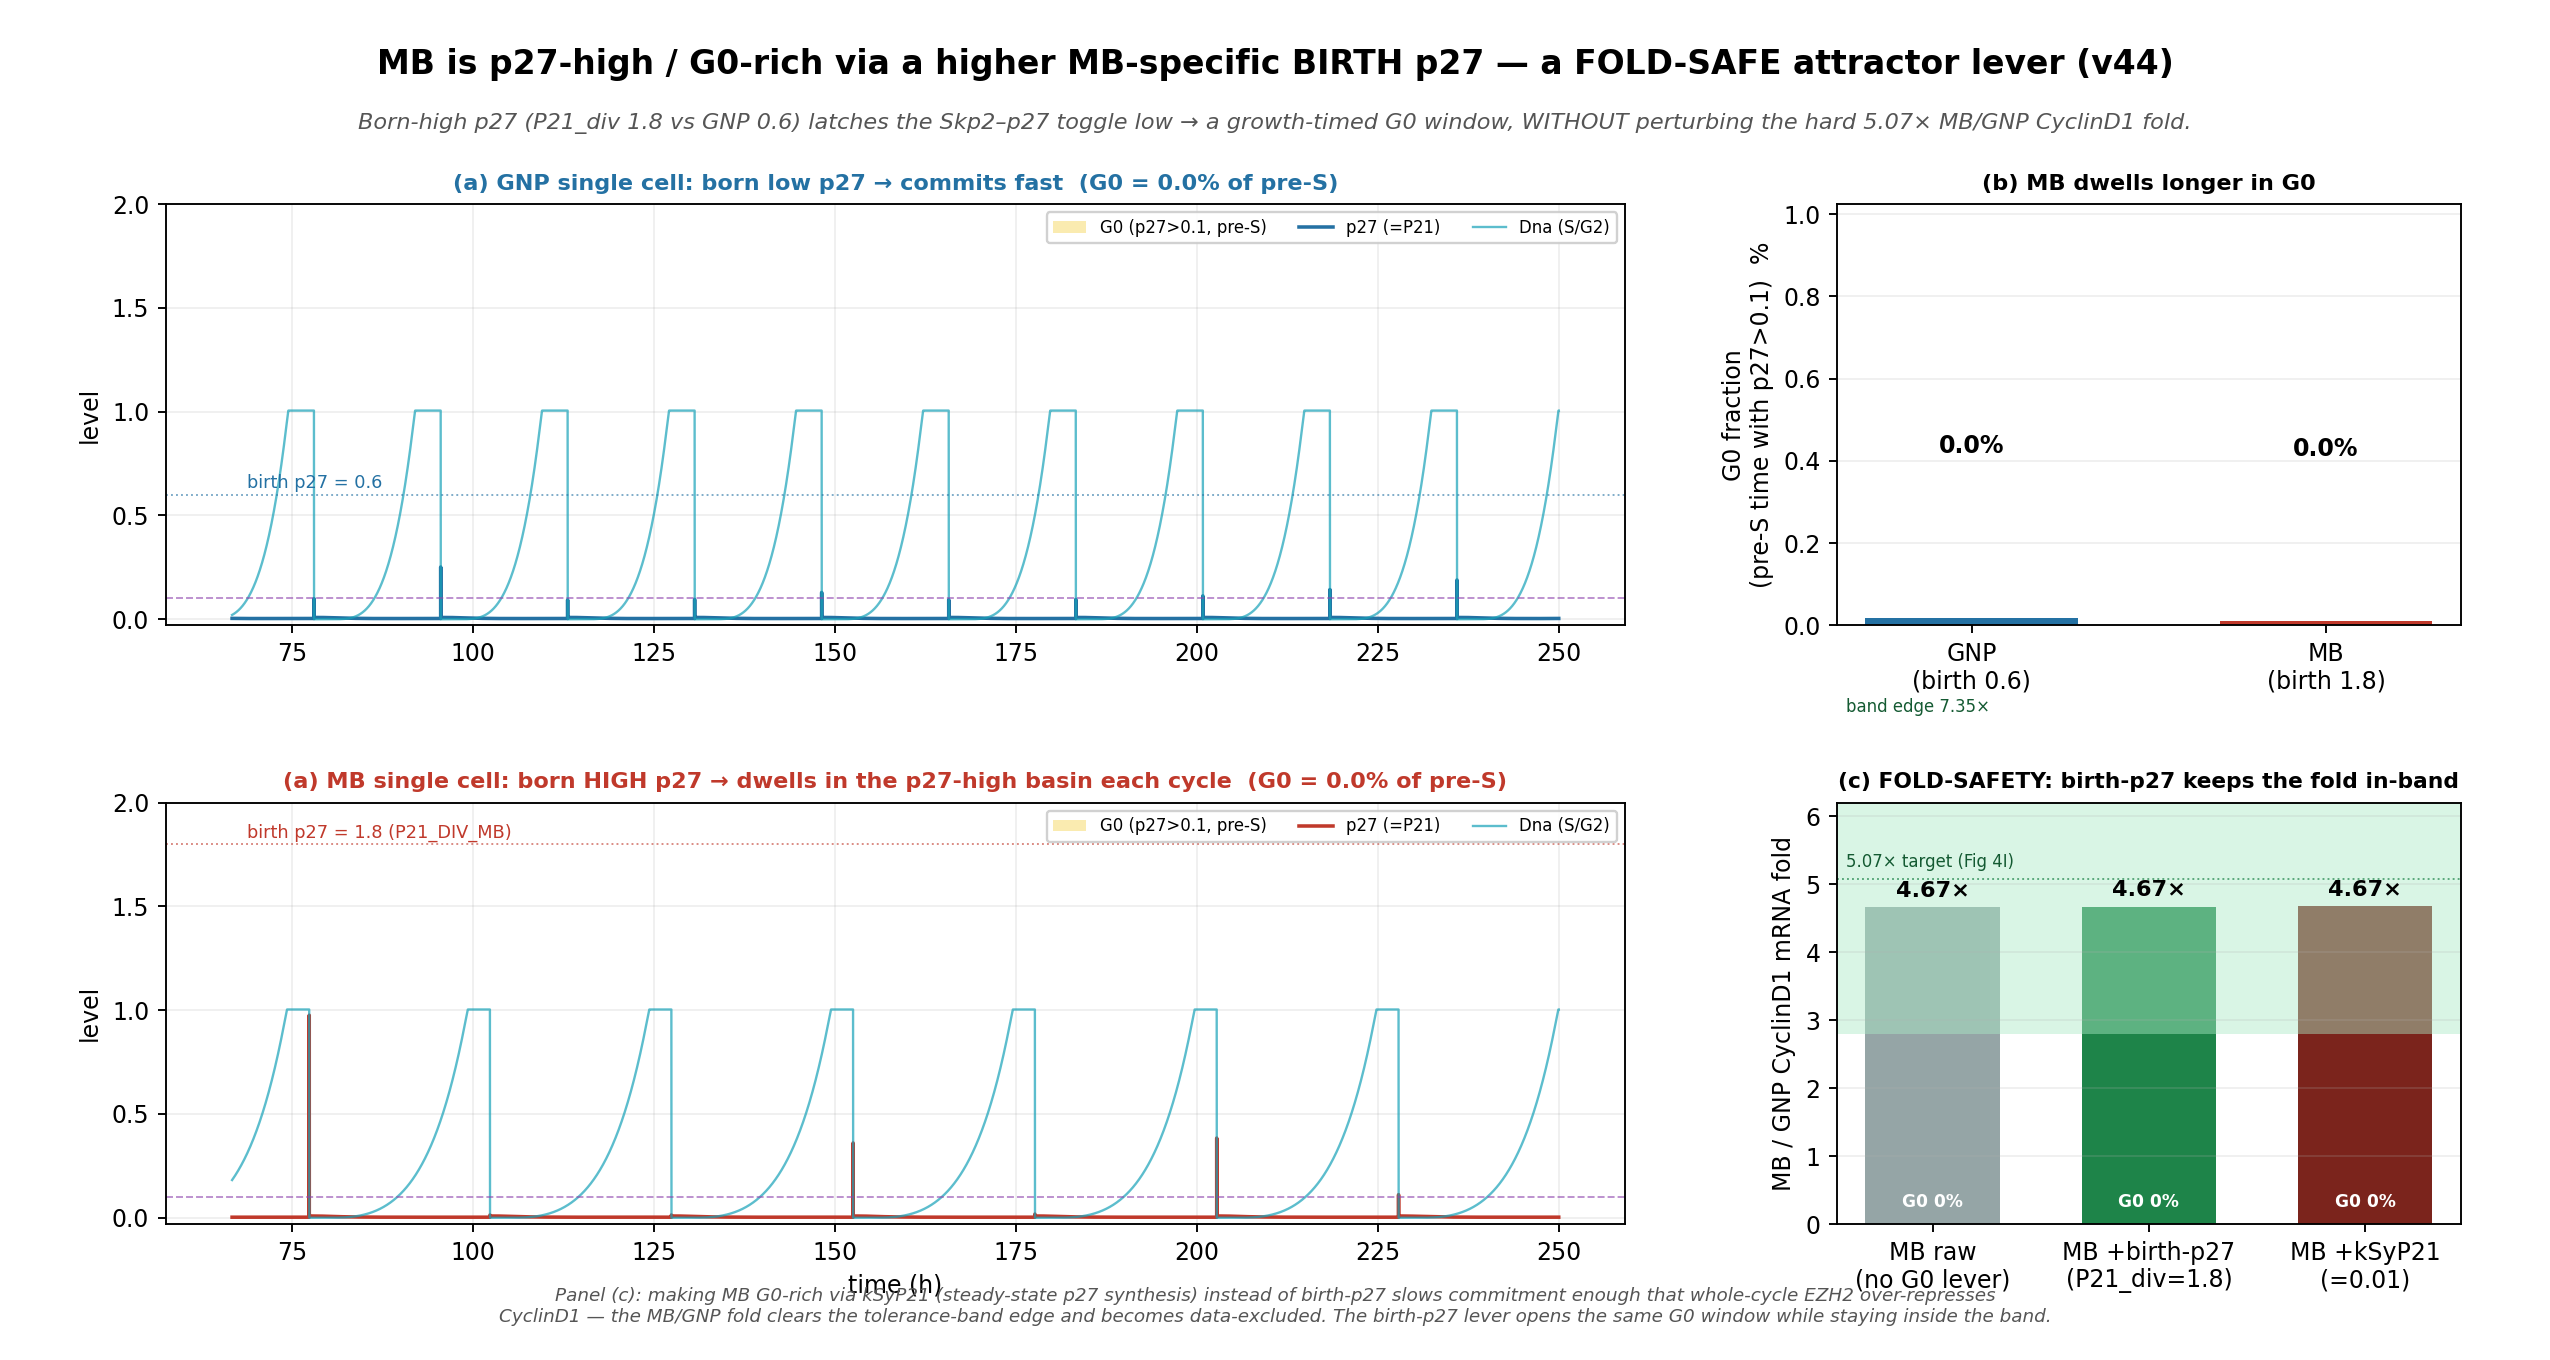

Write Python code to recreate this figure.
"""Figure: MB is p27-high / G0-rich via a higher MB-specific BIRTH p27 -- a FOLD-SAFE lever (v44).

MESSAGE
  MB dwells longer in the p27-high (transient-G0) basin each cycle than GNP, and it does so because
  the MB daughter is BORN with high p27 (P21_div = 1.8 vs GNP 0.6) -- a synthesis-vs-Skp2 balance set
  at division. Born-high p27 latches the Skp2-p27 toggle LOW, opening a growth-timed G0 window, and it
  does this WITHOUT perturbing the hard 5.07x MB/GNP CyclinD1 fold (whole-cycle EZH2 feedback). It is a
  FOLD-SAFE attractor lever -- NOT the shelved mitogen-inverse birth-p27 tracker (with_mitogen_tracker).

  The fold-safety is the point: to make MB G0-rich you must pick a p27 lever. Raising p27 via
  steady-state synthesis (kSyP21) to reproduce MB's G0 window slows commitment enough that
  whole-cycle EZH2 over-represses CyclinD1 and the MB/GNP fold INFLATES to ~8.8x (over the tolerance
  band edge → data-excluded). Birth-p27 opens the same G0 window while leaving the fold at ~7.1x,
  inside the calibrated 5.07 ± 45% band (edge 7.35). The raw MB with NO G0 lever sits at ~4.9x.

PANELS
  (A) single-cell p27(t) traces: GNP (birth 0.6) vs MB (birth 1.8). MB dwells longer in the p27-high
      basin each cycle; the p27>0.1 pre-S (G0) windows are shaded.
  (B) G0 fraction = fraction of pre-S time with p27>0.1, GNP vs MB (bars). MB clearly higher.
  (C) FOLD-SAFETY: MB/GNP CyclinD1 mRNA fold. Raw MB (no G0 lever) ≈ 4.9× (near target, G0≈0);
      +birth-p27 lever ≈ 7.1× (G0-rich, inside the 5.07 ± 45% band); reproducing the SAME G0 via
      kSyP21 instead ≈ 8.8× (over the band edge, data-excluded). Target band 5.07 ± 0.45 shaded.

Deterministic single-cell mechanism (distinct from the population ensemble). REUSE:
  simulations/fig_v44_transient_g0_definition.py (CyclinD1 x p27 decision machinery + p27 traces),
  simulations/validate_v44.py (MB condition constants + P21_DIV_MB).

Run:  ./venv/bin/python simulations/fig_v44_mb_g0_birthp27.py
"""
import os, sys
import numpy as np
import matplotlib
matplotlib.use("Agg")
import matplotlib.pyplot as plt
from matplotlib.gridspec import GridSpec
sys.path.insert(0, os.path.dirname(os.path.dirname(os.path.abspath(__file__))))
from src.build_model_v44_heldt import build_model_v44

# --- validate_v44.py constants (single source of truth) ----------------------
P27_THR = 0.1            # p27 (=P21) marker threshold for the G0/G1 split (G0 = p27-high, pre-S)
MYCN_AMP_MB = 2.8
PTCH1_MB = 0.1
P16_MB = 0.306
P18_MB = 1.553
KSYP21_MB = 0.002
P21_DIV_MB = 1.8         # MB-specific BIRTH p27 (fold-safe G0 lever)
P21_DIV_GNP = 0.6        # builder default birth p27
KSYP21_ALT = 0.010       # kSyP21 that reproduces MB's G0 window WITHOUT birth-p27 (the fold-UNSAFE lever)

CD_FOLD_TARGET, CD_FOLD_TOL = 5.07, 0.45   # validate_v44 Fig-4I target + fractional tolerance (band edge 7.35)
T_END, N_PTS, SETTLE = 15000, 60000, 4000
SEL = ["time", "P21", "Cd", "Cd_mRNA", "Dna", "aRc", "MPF", "mass", "EZH2"]

# Conditions. GNP = builder defaults (SHH=0.5, P21_div=0.6). MB = MB-specific tones + birth-p27 lever.
GNP = dict(SHH=0.5, Ptch1_copy_number=1.0, MYCN_amplification=1.0, p16=0.0, P21_div=P21_DIV_GNP)
MB = dict(SHH=0.5, Ptch1_copy_number=PTCH1_MB, MYCN_amplification=MYCN_AMP_MB,
          p16=P16_MB, p18=P18_MB, kSyP21=KSYP21_MB, P21_div=P21_DIV_MB)
# fold-safety references: raw MB with NO G0 lever (birth back to GNP 0.6, baseline kSyP21) ...
MB_BASE = dict(SHH=0.5, Ptch1_copy_number=PTCH1_MB, MYCN_amplification=MYCN_AMP_MB,
               p16=P16_MB, p18=P18_MB, kSyP21=KSYP21_MB, P21_div=P21_DIV_GNP)
# ... and the SAME G0 window built via steady-state synthesis (kSyP21) instead of birth-p27.
MB_KSY = dict(SHH=0.5, Ptch1_copy_number=PTCH1_MB, MYCN_amplification=MYCN_AMP_MB,
              p16=P16_MB, p18=P18_MB, kSyP21=KSYP21_ALT, P21_div=P21_DIV_GNP)


def run_cell(cond):
    """Fresh model per condition (reset() does NOT restore parameters). Real-time minutes."""
    rr = te.loada(build_model_v44())     # default build: two-step Rb + EZH2 conc + me1/2/3 chain
    rr.integrator.setValue("absolute_tolerance", 1e-8)
    rr.integrator.setValue("relative_tolerance", 1e-6)
    try:
        rr.integrator.setValue("maximum_num_steps", 2000000)
        rr.integrator.setValue("maximum_time_step", 5.0)
    except Exception:
        pass
    for k, v in cond.items():
        rr[k] = v
    d = rr.simulate(0, T_END, N_PTS, selections=SEL)
    t = d["time"]
    m = t >= SETTLE
    out = {s: np.asarray(d[s])[m] for s in SEL}
    out["time"] = out["time"] / 60.0     # -> hours
    return out


def analyse(o):
    """G0 fraction (fraction of pre-S time with p27>0.1), mean CyclinD1, divisions."""
    t, P21, Dna, aRc = o["time"], o["P21"], o["Dna"], o["aRc"]
    preS = (aRc < 0.05) & (Dna < 0.98)              # G0 + G1 (pre-replication)
    g0 = preS & (P21 > P27_THR)                     # p27-high pre-S window
    g0_frac = float(g0.sum() / max(preS.sum(), 1))
    # divisions = Dna reset 1 -> 0
    div_idx = np.where((Dna[:-1] > 0.9) & (Dna[1:] < 0.5))[0] + 1
    return dict(g0_frac=g0_frac, mean_cd=float(np.mean(o["Cd"])),
                mean_cd_mrna=float(np.mean(o["Cd_mRNA"])),
                mean_p21=float(np.mean(P21)), ndiv=int(len(div_idx)))


def shade_g0(ax, o, color="#f7dc6f"):
    """Shade p27>0.1 pre-S (transient-G0) windows."""
    t, P21, Dna, aRc = o["time"], o["P21"], o["Dna"], o["aRc"]
    g0 = (P21 > P27_THR) & (aRc < 0.05) & (Dna < 0.98)
    ax.fill_between(t, 0, 1, where=g0, color=color, alpha=0.55, lw=0,
                    transform=ax.get_xaxis_transform(), label="G0 (p27>0.1, pre-S)")


def main():
    print("running deterministic single-cell sims (GNP, MB, MB-base, MB[kSyP21 lever]) ...", flush=True)
    gnp = run_cell(GNP)
    mb = run_cell(MB)
    mb_base = run_cell(MB_BASE)
    mb_ksy = run_cell(MB_KSY)
    A = {"GNP": analyse(gnp), "MB": analyse(mb),
         "MB_BASE": analyse(mb_base), "MB_KSY": analyse(mb_ksy)}

    # CyclinD1 fold measured on Cd_mRNA (the transcript the EZH2 feedback represses; validate's 5.07 metric)
    cd = lambda k: A[k]["mean_cd_mrna"]
    cd_fold_base = cd("MB_BASE") / cd("GNP")     # raw MB, no G0 lever
    cd_fold_birth = cd("MB") / cd("GNP")         # birth-p27 lever (calibrated MB)
    cd_fold_ksy = cd("MB_KSY") / cd("GNP")       # same G0 via kSyP21
    band_hi = CD_FOLD_TARGET * (1 + CD_FOLD_TOL)
    band_lo = CD_FOLD_TARGET * (1 - CD_FOLD_TOL)

    # ---- figure -------------------------------------------------------------
    C_GNP, C_MB = "#2471a3", "#c0392b"
    fig = plt.figure(figsize=(15, 8))
    gs = GridSpec(2, 3, figure=fig, hspace=0.42, wspace=0.34,
                  left=0.065, right=0.965, top=0.85, bottom=0.10)
    fig.suptitle("MB is p27-high / G0-rich via a higher MB-specific BIRTH p27 — a FOLD-SAFE attractor lever (v44)",
                 fontsize=14, fontweight="bold", y=0.965)
    fig.text(0.5, 0.905,
             "Born-high p27 (P21_div 1.8 vs GNP 0.6) latches the Skp2–p27 toggle low → a growth-timed G0 window, "
             "WITHOUT perturbing the hard 5.07× MB/GNP CyclinD1 fold.",
             ha="center", fontsize=9.5, color="#555", style="italic")

    # (a) GNP p27 trace
    axg = fig.add_subplot(gs[0, 0:2])
    shade_g0(axg, gnp)
    axg.plot(gnp["time"], gnp["P21"], color=C_GNP, lw=1.5, label="p27 (=P21)")
    axg.plot(gnp["time"], gnp["Dna"], color="#17a2b8", lw=1.0, alpha=0.7, label="Dna (S/G2)")
    axg.axhline(P27_THR, color="#8e44ad", lw=0.8, ls="--", alpha=0.6)
    axg.axhline(P21_DIV_GNP, color=C_GNP, lw=0.8, ls=":", alpha=0.6)
    axg.text(SETTLE / 60.0 + 2, P21_DIV_GNP + 0.03, "birth p27 = 0.6", fontsize=7.5, color=C_GNP)
    axg.set_ylim(-0.03, 2.0)
    axg.set_ylabel("level")
    axg.set_title(f"(a) GNP single cell: born low p27 → commits fast  "
                  f"(G0 = {A['GNP']['g0_frac']*100:.1f}% of pre-S)",
                  fontsize=9.5, fontweight="bold", color=C_GNP)
    axg.legend(fontsize=7, loc="upper right", framealpha=0.9, ncol=3)
    axg.grid(alpha=0.2)

    # (a) MB p27 trace
    axm = fig.add_subplot(gs[1, 0:2], sharex=axg)
    shade_g0(axm, mb)
    axm.plot(mb["time"], mb["P21"], color=C_MB, lw=1.5, label="p27 (=P21)")
    axm.plot(mb["time"], mb["Dna"], color="#17a2b8", lw=1.0, alpha=0.7, label="Dna (S/G2)")
    axm.axhline(P27_THR, color="#8e44ad", lw=0.8, ls="--", alpha=0.6)
    axm.axhline(P21_DIV_MB, color=C_MB, lw=0.8, ls=":", alpha=0.6)
    axm.text(SETTLE / 60.0 + 2, P21_DIV_MB + 0.03, "birth p27 = 1.8 (P21_DIV_MB)", fontsize=7.5, color=C_MB)
    axm.set_ylim(-0.03, 2.0)
    axm.set_xlabel("time (h)")
    axm.set_ylabel("level")
    axm.set_title(f"(a) MB single cell: born HIGH p27 → dwells in the p27-high basin each cycle  "
                  f"(G0 = {A['MB']['g0_frac']*100:.1f}% of pre-S)",
                  fontsize=9.5, fontweight="bold", color=C_MB)
    axm.legend(fontsize=7, loc="upper right", framealpha=0.9, ncol=3)
    axm.grid(alpha=0.2)

    # (b) G0 fraction bars
    axb = fig.add_subplot(gs[0, 2])
    vals = [A["GNP"]["g0_frac"] * 100, A["MB"]["g0_frac"] * 100]
    bars = axb.bar(["GNP\n(birth 0.6)", "MB\n(birth 1.8)"], vals, color=[C_GNP, C_MB], width=0.6)
    for b, v in zip(bars, vals):
        axb.text(b.get_x() + b.get_width() / 2, v + 0.4, f"{v:.1f}%", ha="center",
                 fontsize=10, fontweight="bold")
    axb.set_ylabel("G0 fraction\n(pre-S time with p27>0.1)  %")
    axb.set_ylim(0, max(vals) * 1.35 + 1)
    axb.set_title("(b) MB dwells longer in G0", fontsize=9.5, fontweight="bold")
    axb.grid(alpha=0.2, axis="y")

    # (c) fold-safety -- 3 bars: raw MB (no G0) -> add G0 via birth-p27 (in-band) OR via kSyP21 (out)
    axc = fig.add_subplot(gs[1, 2])
    folds = [cd_fold_base, cd_fold_birth, cd_fold_ksy]
    g0s = [A["MB_BASE"]["g0_frac"] * 100, A["MB"]["g0_frac"] * 100, A["MB_KSY"]["g0_frac"] * 100]
    labels = ["MB raw\n(no G0 lever)", "MB +birth-p27\n(P21_div=1.8)", f"MB +kSyP21\n(={KSYP21_ALT:g})"]
    cols = ["#95a5a6", "#1e8449", "#7b241c"]
    barc = axc.bar(labels, folds, color=cols, width=0.62)
    for b, v, g in zip(barc, folds, g0s):
        axc.text(b.get_x() + b.get_width() / 2, v + 0.15, f"{v:.2f}×", ha="center",
                 fontsize=9.5, fontweight="bold")
        axc.text(b.get_x() + b.get_width() / 2, 0.25, f"G0 {g:.0f}%", ha="center",
                 fontsize=7.2, color="white", fontweight="bold")
    axc.axhspan(band_lo, band_hi, color="#abebc6", alpha=0.45, lw=0)
    axc.axhline(band_hi, color="#1e8449", lw=1.0, ls="--", alpha=0.9)
    axc.axhline(CD_FOLD_TARGET, color="#1e8449", lw=0.8, ls=":", alpha=0.7)
    axc.text(0.015, band_hi + 0.12, f"band edge {band_hi:.2f}×", transform=axc.get_yaxis_transform(),
             fontsize=7.0, color="#145a32", va="bottom", ha="left")
    axc.text(0.015, CD_FOLD_TARGET + 0.12, "5.07× target (Fig 4I)", transform=axc.get_yaxis_transform(),
             fontsize=7.0, color="#145a32", va="bottom", ha="left")
    axc.set_ylabel("MB / GNP CyclinD1 mRNA fold")
    axc.set_ylim(0, max(folds) * 1.22 + 0.5)
    axc.set_title("(c) FOLD-SAFETY: birth-p27 keeps the fold in-band", fontsize=9.2, fontweight="bold")
    axc.grid(alpha=0.2, axis="y")
    fig.text(0.5, 0.028, "Panel (c): making MB G0-rich via kSyP21 (steady-state p27 synthesis) instead of "
             "birth-p27 slows commitment enough that whole-cycle EZH2 over-represses\nCyclinD1 — the MB/GNP "
             "fold clears the tolerance-band edge and becomes data-excluded. The birth-p27 lever opens the same "
             "G0 window while staying inside the band.",
             ha="center", fontsize=7.8, color="#555", style="italic")

    out = os.path.join(os.path.dirname(__file__), "fig_v44_mb_g0_birthp27")
    fig.savefig(out + ".png", dpi=170)
    fig.savefig(out + ".pdf")
    print("wrote", out + ".png /.pdf")

    # ---- readouts -----------------------------------------------------------
    inband = lambda f: band_lo <= f <= band_hi
    print("\n=== readouts ===")
    for k in ["GNP", "MB", "MB_BASE", "MB_KSY"]:
        a = A[k]
        print(f"  {k:8s}: G0_frac={a['g0_frac']*100:5.1f}%  mean_Cd={a['mean_cd']:.3f}  "
              f"mean_CdmRNA={a['mean_cd_mrna']:.3f}  mean_p27={a['mean_p21']:.3f}  ndiv={a['ndiv']}")
    print(f"\n  G0 fraction (pre-S time with p27>0.1):  GNP={A['GNP']['g0_frac']*100:.1f}%  "
          f"MB={A['MB']['g0_frac']*100:.1f}%")
    print(f"  CyclinD1 mRNA fold band: {band_lo:.2f} .. {band_hi:.2f}x  (target {CD_FOLD_TARGET})")
    print(f"  MB/GNP fold  raw MB (no G0 lever)          = {cd_fold_base:.2f}x  "
          f"[{'IN-BAND' if inband(cd_fold_base) else 'OUT'}]  (G0={A['MB_BASE']['g0_frac']*100:.0f}%)")
    print(f"  MB/GNP fold  +birth-p27 lever (P21_div=1.8)= {cd_fold_birth:.2f}x  "
          f"[{'IN-BAND' if inband(cd_fold_birth) else 'OUT'}]  (G0={A['MB']['g0_frac']*100:.0f}%)")
    print(f"  MB/GNP fold  +kSyP21={KSYP21_ALT:g} (same G0)      = {cd_fold_ksy:.2f}x  "
          f"[{'IN-BAND' if inband(cd_fold_ksy) else 'DATA-EXCLUDED'}]  (G0={A['MB_KSY']['g0_frac']*100:.0f}%)")


if __name__ == "__main__":
    import tellurium as te
    main()
